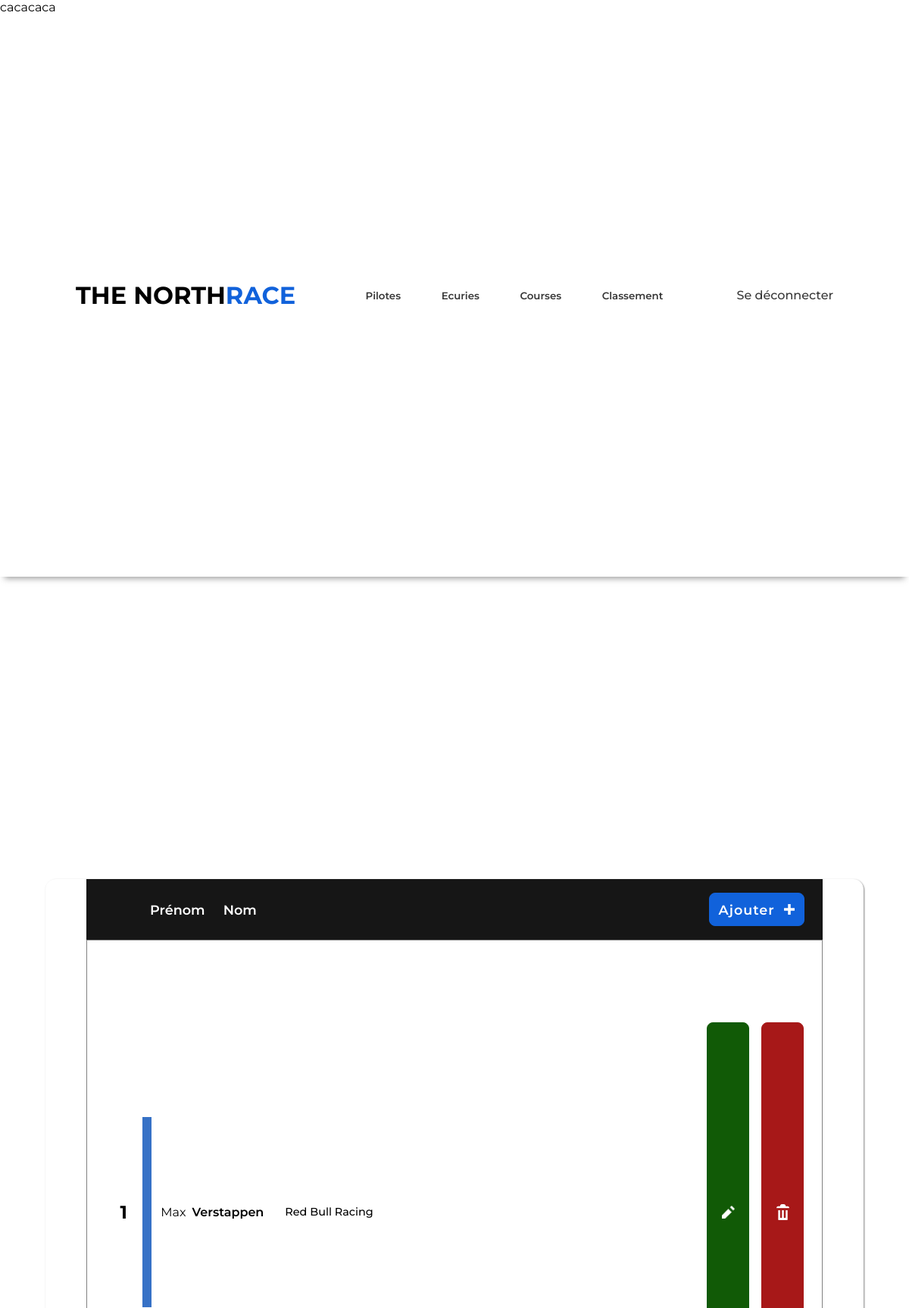
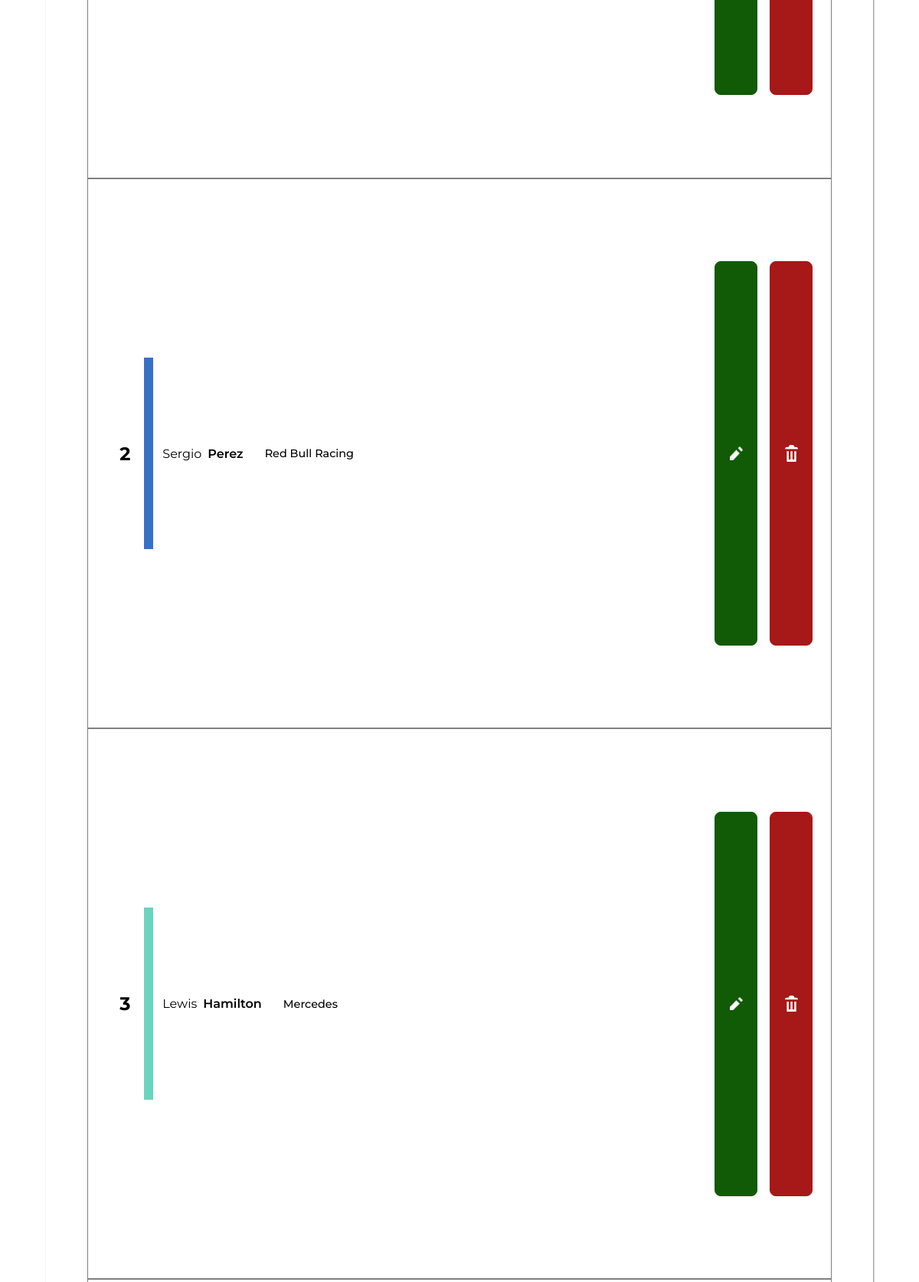
The page /appli (signed in, upper part) on the database its author committed (2 pictures, top to bottom).
### tables this page shows
CREATE TABLE Pilote (
    id INT(3) AUTO_INCREMENT,
    nom VARCHAR(40),
    prenom VARCHAR(40),
    paysPil VARCHAR(30),
    dateNais Date,
    Primary Key(id)
    );

CREATE TABLE if not exists Ecurie (
    id INT(3) AUTO_INCREMENT,
    nom VARCHAR(40),
    couleur VARCHAR(10),
    dateCreation year,
    localisation VARCHAR(50), 
    nbTitresConstructeur INT, 
	nbCoursesDisputees INT,
    nbVictoires INT, 
    nbPoduims INT, 
    directeur VARCHAR(50), 
  
    Primary Key(id)
);

### controller/back/app_controller.php (called while the page is built, shortened)
<?php
require_once(RACINE . "/view/back/path/app.php");

### index.php (called while the page is built, shortened)
<?php
    include_once(RACINE . '/controller/principal_controller.php');

### model/connexion_PDO.php (called while the page is built, shortened)
<?php
function connectDB() {
    $host = "localhost";
    $dbname = "bdTheNorthRace";
    $user = "root";
    try {
        $pdo = new PDO("mysql:host=$host;dbname=$dbname", $user);
        $pdo->setAttribute(PDO::ATTR_ERRMODE, PDO::ERRMODE_EXCEPTION);
        $pdo->setAttribute(PDO::ATTR_DEFAULT_FETCH_MODE, PDO::FETCH_ASSOC);
        return $pdo;
    } catch (PDOException $e) {
        echo "Erreur de connexion à la base de données : " . $e->getMessage();
        exit();
    }
}
?>

### model/back/class_pilote.php (called while the page is built, shortened)
<?php
require_once(RACINE . '/model/connexion_PDO.php');
class Pilote {
    private $cnx;
    public function __construct() {
        $this->cnx = connectDB();
    }
    function getPilotes(){
        try {
            $req = $this->cnx->prepare("CALL getPilotes();");
            $req->execute();
            $resultat = $req->fetchAll(PDO::FETCH_OBJ);
        } catch (PDOException $e) {
            print "Erreur !: " . $e->getMessage();
            die();
        }
        return $resultat;
    }
}

### model/back/class_ecurie.php (called while the page is built, shortened)
<?php
require_once(RACINE . '/model/connexion_PDO.php');
class Ecurie {
    private $cnx;
    public function __construct() {
        $this->cnx = connectDB();
    }
    function getLastEcurieByIdPilote($idPil){
        try{
            $req = $this->cnx->prepare("CALL getLastEcurieByIdPilote(:idPil)");
            $req->bindValue(':idPil', $idPil, PDO::PARAM_INT);
            $req->execute();
            $resultat = $req->fetch(PDO::FETCH_OBJ);
        } catch (PDOException $e) {
            print "Erreur !: " . $e->getMessage();
            die();
        }
        return $resultat;
    }
}

### view/back/path/pilote.php (the view, shortened to what this page needs)
<!DOCTYPE html>
<html lang="fr">
<head>
    <link rel="stylesheet" href="./ressources/back/css/index8.css">
</head>
<body>
    <ul class="topbar">
        <li>Prénom</li>
        <li>Nom</li>
        <button class="create" data-entity="pilote">Ajouter<img src="./ressources/back/images/index/add.svg" alt="#"></button>
    </ul>
<?php
try{
    $Pilote = new Pilote();
    $lesPilotes = $Pilote->getPilotes();
    $Ecurie = new Ecurie();
    foreach($lesPilotes as $unPilote){
        $uneEcurie = $Ecurie->getLastEcurieByIdPilote($unPilote->id);
        echo '<div class="pilot">';
        if (!empty($unPilote->id)){
        echo '<h2>'. htmlentities($unPilote->id) .'</h2>';
        }
        if (!empty($uneEcurie->couleur)){
            echo '<div style="background:'. htmlentities($uneEcurie->couleur) . ';"></div>';
        }
        if (!empty($unPilote->prenom) && !empty($unPilote->nom)){
        echo '<p>'. htmlentities($unPilote->prenom) . '<span>' . htmlentities($unPilote->nom) . '</span>'.'</p>';
        }
        if (!empty($uneEcurie->nom)){
            echo '<h3>'. htmlentities($uneEcurie->nom) .'</h3>';
        }
        echo '<button class="updt" data-id="'. htmlentities($unPilote->id) .'" data-entity="pilote"><img src="./ressources/back/images/index/edit.png" alt="#"></button>
        <button class="delete" data-id="'. htmlentities($unPilote->id) .'" data-entity="pilote"><img src="./ressources/back/images/index/delete.png" alt="#"></button>';
        echo '</div>';
    }
}
catch(Exception $ex){
    echo $ex->GetMessage();
}
?>
</body>
</html>

### ressources/back/css/index8.css (style rules this page uses)
* { margin: 0; padding: 0; box-sizing: border-box; text-decoration: none; font-family: 'Montserrat', sans-serif; scroll-behavior: smooth; }
body { width: 100vw; }
.pilot { width: 90%; height: 10%; display: flex; align-items: center; flex-wrap: wrap; border: 1px solid grey; }
.topbar { display: flex; width: 90%; height: 5rem; background-color: rgb(22, 22, 22); color: white; flex-wrap: wrap; justify-content: flex-start; align-items: center; }
.topbar li { margin-left: 2vw; list-style: none; font-size: 1.1rem; font-weight: 600; }
.topbar li:first-child { margin-left: 7vw; }
.topbar button { display: flex; justify-content: center; align-items: center; width: 13%; background-color: #1162db; height: 55%; border-radius: 0.5rem; border: 1px solid #1162db; margin-left: auto; margin-right: 2vw; transition: .3s; color: white; font-weight: 600; letter-spacing: 1px; font-size: 1.1rem; }
.topbar button img { width: 1.2vw; margin-left: 1vw; }
.pilot h2 { display: flex; justify-content: center; align-items: center; height: 70%; width: 5%; margin-left: 2vw; }
.pilot h3 { display: flex; justify-content: center; align-items: center; margin-left: 1vw; font-weight: 500; font-size: 0.9rem; }
.pilot p { display: flex; justify-content: center; align-items: center; height: 70%; margin-right: 1rem; margin-left: 1vw; }
.pilot p span { font-weight: 600; margin-left: 0.5rem; }
.pilot div { display: flex; justify-content: center; align-items: center; height: 35%; width: 0.8rem; }
.updt { width: 5.75%; background-color: rgb(17, 90, 6); height: 70%; border-radius: 0.5rem; border: 1px solid rgb(17, 90, 6); margin-left: auto; margin-right: 1rem; transition: .3s; }
.delete { width: 5.75%; height: 70%; background-color: rgb(167, 24, 24); border-radius: 0.5rem; border: 1px solid rgb(167, 24, 24); margin-right: 2vw; transition: .3s; }
.updt img { width: 32%; }
.delete img { width: 32%; }

### rows shown on the page
pilote: id "1", prenom "Max", nom "Verstappen", ecurie.nom "Red Bull Racing"
pilote: id "2", prenom "Sergio", nom "Perez", ecurie.nom "Red Bull Racing"
pilote: id "3", prenom "Lewis", nom "Hamilton", ecurie.nom "Mercedes"
